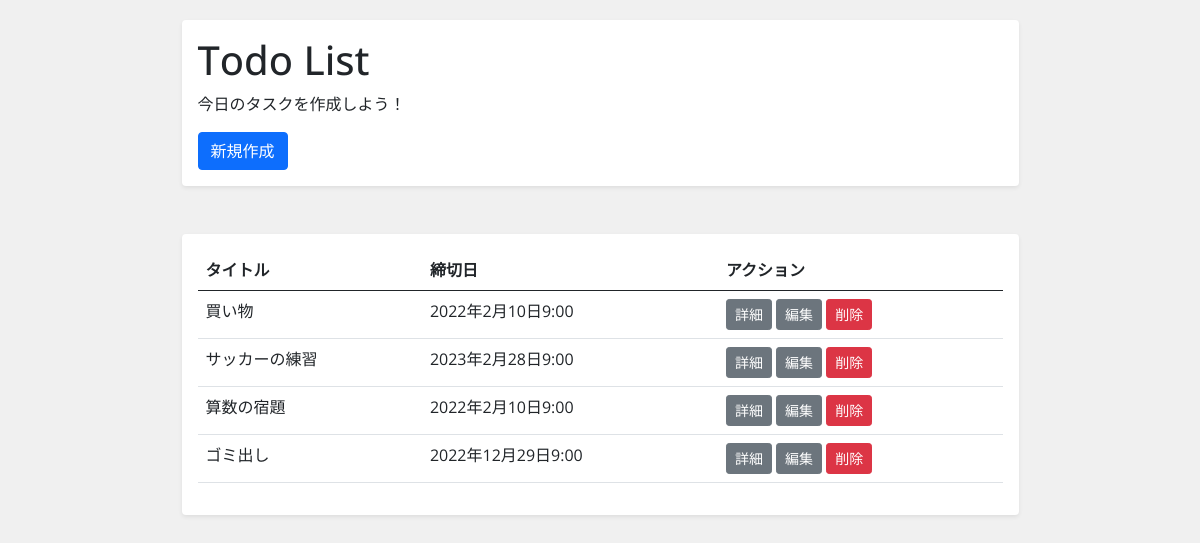
Before: / with the older database file.
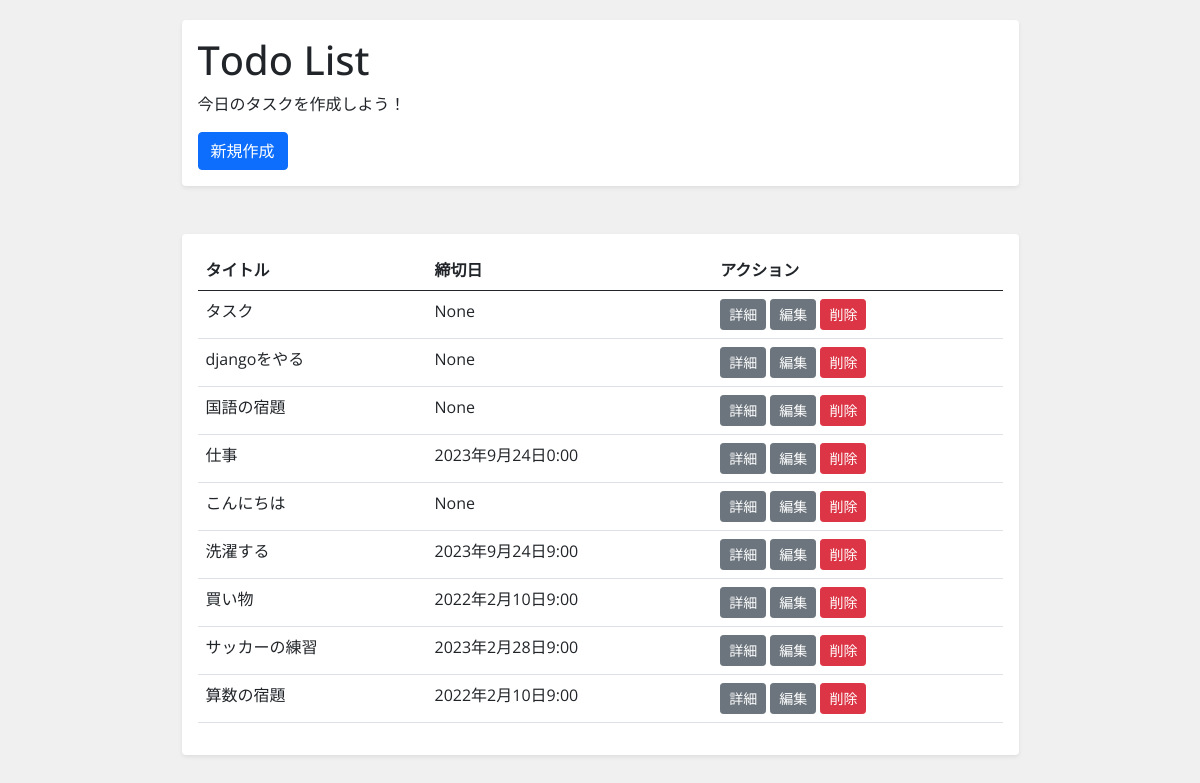
After: the same page with the newer database file.
### todo/models.py (models this page shows, shortened)
class Todo(models.Model):
    title = models.CharField("タスク名", max_length=30)
    description = models.TextField("詳細", blank=True)
    deadline = models.DateTimeField("締切", blank=True, null=True, default=None)

### todo/views.py (the view)
# urls.py: path("", TodoList.as_view(), name="list"),
class TodoList(ListView):
    model = Todo
    context_object_name = "tasks"
    template_name = "todo/todo_list.html"
    def get_queryset(self):
        return Todo.objects.all().order_by('-id')

### todo/templates/todo/todo_list.html
{% extends 'todo/base.html' %}
{% block header %}
    <h1>Todo List</h1>
    <p>今日のタスクを作成しよう！</p>
    <a class="btn btn-primary" href="{% url 'create' %}">新規作成</a>
{% endblock header %}
{% block content %}
<div class="shadow-sm p-3 mb-5 bg-white rounded">
    <table class="table">
        <thead>
            <tr>
            <th scope="col">タイトル</th>
            <th scope="col">締切日</th>
            <th scope="col">アクション</th>
            </tr>
        </thead>
        <tbody>
        {% for task in tasks %}
        <tr>
            <td>{{ task.title }}</td>
            <td>{{ task.deadline }}</td>
            <td>
                <a href="{% url 'detail' task.pk %}" class="btn btn-secondary btn-sm">詳細</a>
                <a href="{% url 'update' task.pk %}" class="btn btn-secondary btn-sm">編集</a>
                <a href="{% url 'delete' task.pk %}" class="btn btn-danger btn-sm">削除</a>
            </td>
        </tr>
        {% endfor %}
        </tbody>
    </table>
</div>
{% endblock content %}

### todo/templates/todo/base.html (shortened to what this page needs)
{% load static %}
<!DOCTYPE html>
<html lang="ja">
<head>
    <link href="https://cdn.jsdelivr.net/npm/bootstrap@5.0.0-beta1/dist/css/bootstrap.min.css" rel="stylesheet">
    <link rel="stylesheet" href="{% static 'css/style.css' %}">
</head>
<body>
    <div class="container">
        <div class="w-75 mx-auto">
            <div class="shadow-sm p-3 mb-5 bg-white rounded">
                {% block header %}
                {% endblock header %}
            </div>
            {% block content %}
            {% endblock content %}
        </div>
      </div>
</body>
</html>

### todo/static/css/style.css (style rules this page uses)
body { padding-top: 20px; font-family: 'Open Sans', sans-serif; background-color: rgb(240, 240, 240); }

Changed rows visible on the page:
removed Todo: title "ゴミ出し", deadline "2022年12月29日9:00"
added Todo: title "タスク", deadline "None"
added Todo: title "djangoをやる", deadline "None"
added Todo: title "国語の宿題", deadline "None"
added Todo: title "仕事", deadline "2023年9月24日0:00"
added Todo: title "こんにちは", deadline "None"
added Todo: title "洗濯する", deadline "2023年9月24日9:00"
